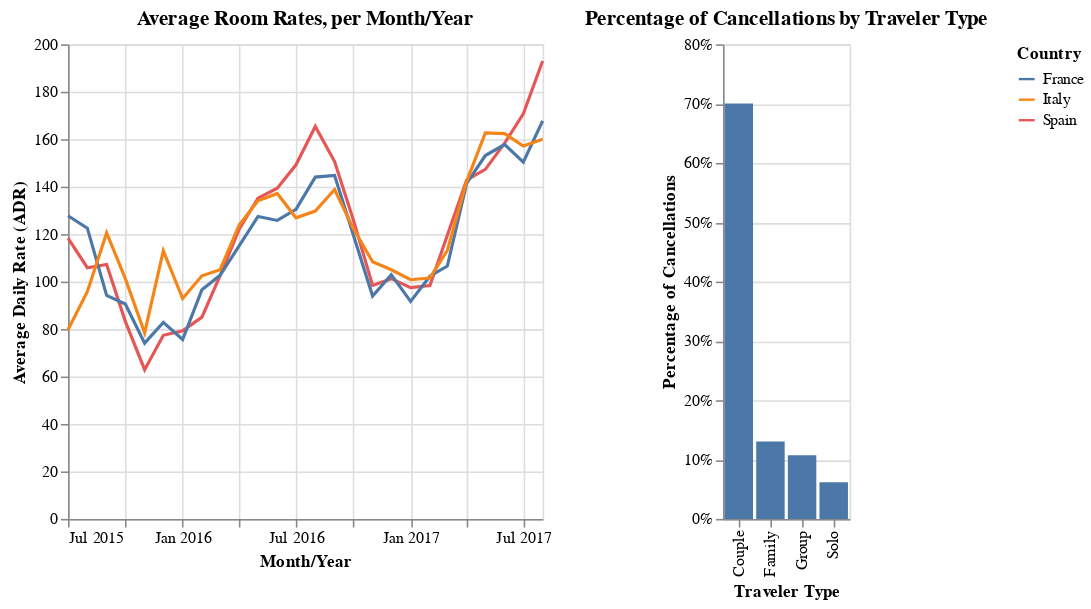

Notebook cell for this chart:
### Code cell
# Create an interactive plot, with Altair
# Family demographics, per country
import altair as alt
import datetime
import calendar
import warnings
warnings.filterwarnings("ignore")

# Disable maximum row limit in Altair
alt.data_transformers.disable_max_rows()

# Create a column with datetimes for the arrival date
datetime_objs = []
for idx,row in bookings_df.iterrows():
    # Convert the month name to an integer
    month_int = list(calendar.month_name).index(row["ArrivalDateMonth"])
    
    # Create a datetime object
    datetime_obj = datetime.datetime(year=int(row["ArrivalDateYear"]),
                                 month=month_int,
                                 day=int(row["ArrivalDateDayOfMonth"]))
    datetime_objs.append(datetime_obj)
    
bookings_df["ArrivalDatetime"] = datetime_objs



# Convert the dates to receive monthly averages for each country
bookings_df["ArrivalDatetime"] = pd.to_datetime(bookings_df["ArrivalDatetime"])
bookings_df["YearMonth"] = bookings_df["ArrivalDatetime"].dt.to_period("M")


# Aggregate ADR at the monthly level per country
# & convert YearMonth back to datetime for Altair plotting
agg_dct = {"ADR": "mean",
           "IsCanceled": "sum"
           #"Adults": "sum",
           #"Children": "sum",
           #"Babies": "sum"
          }
monthly_adr_df = bookings_df.groupby(["Country", "YearMonth", "TravelerType"], as_index=False).agg(agg_dct)
monthly_adr_df["YearMonth"] = monthly_adr_df["YearMonth"].dt.to_timestamp()

# Change the country names to prevent abbreviations from displaying
# in the legend
# Replace country abbreviations with full names
country_mapping = {
    "ESP": "Spain",
    "FRA": "France", 
    "ITA": "Italy"
}

# Apply the mapping to the Country column
monthly_adr_df["Country"] = monthly_adr_df["Country"].replace(country_mapping)



# In Altair, create the combined visualization
# Allow the user to select a Date range along the x-axis
date_selection = alt.selection_interval(encodings=['x'])

# Line chart of Monthly ADR
line_chart = alt.Chart(monthly_adr_df).mark_line().encode(
    x=alt.X("YearMonth:T", title="Month/Year", axis=alt.Axis(format="%b %Y")),  # month year format on x-axis
    y=alt.Y("mean(ADR):Q", title="Average Daily Rate (ADR)"),
    color=alt.condition(date_selection, "Country:N", alt.value("grey")),
    opacity=alt.condition(date_selection, alt.value(1), alt.value(0.3)),
    tooltip=["Country", "YearMonth", "mean(ADR):Q"],
).properties(
    title="Average Room Rates, per Month/Year"
).add_params(
    date_selection
)


# Bar chart of the Percentage of Cancelations, per Traveler Type
bar_chart = alt.Chart(monthly_adr_df).transform_filter(
    # For interval filtering
    date_selection
    
).transform_aggregate(
    TotalCancelations="sum(IsCanceled)",
    groupby=["TravelerType"]
    
).transform_window(
    TotalSum='sum(TotalCancelations)',
    frame=[None, None]  # wasn't working before
    
).transform_calculate(
    # Moving percentage
    PercentTotal="datum.TotalCancelations / datum.TotalSum"
    
).mark_bar().encode(
    x=alt.X("TravelerType:N", title="Traveler Type"),
    y=alt.Y("PercentTotal:Q", axis=alt.Axis(format='%'), title="Percentage of Cancellations"),
    #color=alt.Color("TravelerType:N"),
    tooltip=["TravelerType:N", "PercentTotal:Q"]
    
).properties(
    title="Percentage of Cancellations by Traveler Type"
)


chart = line_chart | bar_chart
chart

### Figure 1 — Vega-Lite specification as saved in the notebook (floating-point values rounded to 4 significant figures; data arrays with more than 128 entries replaced by an {"elided": "..."} marker saying what was removed)
{"config": {"view": {"continuousWidth": 300, "continuousHeight": 300}}, "hconcat": [{"mark": {"type": "line"}, "encoding": {"color": {"condition": {"param": "param_1", "field": "Country", "type": "nominal"}, "value": "grey"}, "opacity": {"condition": {"param": "param_1", "value": 1}, "value": 0.3}, "tooltip": [{"field": "Country", "type": "nominal"}, {"field": "YearMonth", "type": "temporal"}, {"aggregate": "mean", "field": "ADR", "type": "quantitative"}], "x": {"axis": {"format": "%b %Y"}, "field": "YearMonth", "title": "Month/Year", "type": "temporal"}, "y": {"aggregate": "mean", "field": "ADR", "title": "Average Daily Rate (ADR)", "type": "quantitative"}}, "name": "view_1", "title": "Average Room Rates, per Month/Year"}, {"mark": {"type": "bar"}, "encoding": {"tooltip": [{"field": "TravelerType", "type": "nominal"}, {"field": "PercentTotal", "type": "quantitative"}], "x": {"field": "TravelerType", "title": "Traveler Type", "type": "nominal"}, "y": {"axis": {"format": "%"}, "field": "PercentTotal", "title": "Percentage of Cancellations", "type": "quantitative"}}, "title": "Percentage of Cancellations by Traveler Type", "transform": [{"filter": {"param": "param_1"}}, {"aggregate": [{"op": "sum", "field": "IsCanceled", "as": "TotalCancelations"}], "groupby": ["TravelerType"]}, {"window": [{"op": "sum", "field": "TotalCancelations", "as": "TotalSum"}], "frame": [null, null]}, {"calculate": "datum.TotalCancelations / datum.TotalSum", "as": "PercentTotal"}]}], "data": {"name": "data-c77cddb84270f768ea6191d32fb43b5f"}, "params": [{"name": "param_1", "select": {"type": "interval", "encodings": ["x"]}, "views": ["view_1"]}], "$schema": "https://vega.github.io/schema/vega-lite/v5.8.0.json", "datasets": {"data-c77cddb84270f768ea6191d32fb43b5f": {"elided": "311 records"}}}
